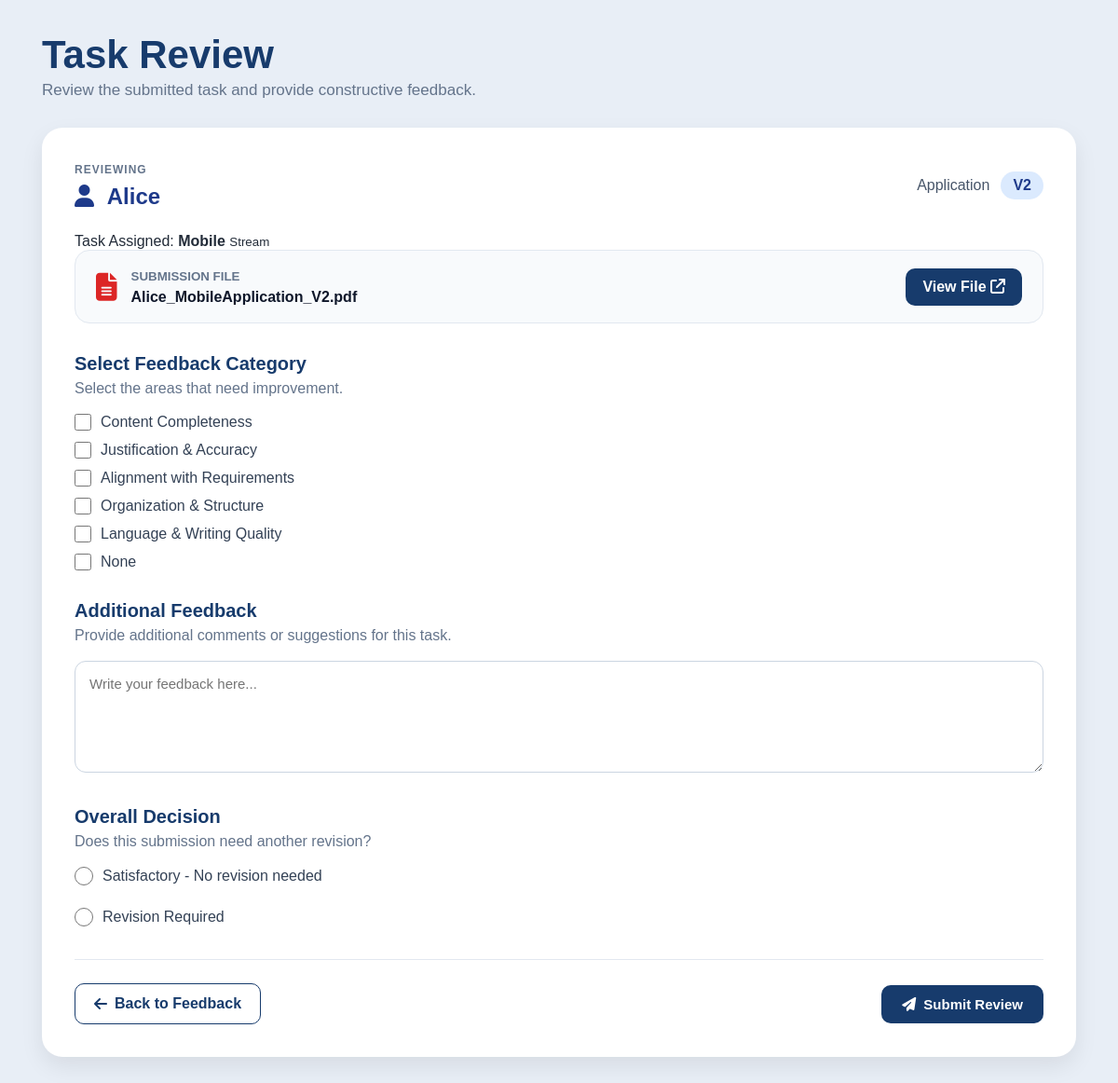
Screenshot of /submit_review.php?submission_id=18 (signed in) with the database file from the repository.
### tables this page shows
CREATE TABLE `submissions` (
  `submission_id` int(11) NOT NULL,
  `user_id` int(11) NOT NULL,
  `task_id` int(11) DEFAULT NULL,
  `assignment_id` int(11) DEFAULT NULL,
  `title` varchar(255) NOT NULL,
  `file_name` varchar(255) NOT NULL,
  `file_path` varchar(255) NOT NULL,
  `version` varchar(20) DEFAULT 'V1',
  `uploaded_at` timestamp NOT NULL DEFAULT current_timestamp()
);

CREATE TABLE `users` (
  `user_id` int(11) NOT NULL,
  `user_code` varchar(50) DEFAULT NULL,
  `full_name` varchar(100) NOT NULL,
  `nickname` varchar(100) DEFAULT NULL,
  `email` varchar(100) NOT NULL,
  `password` varchar(255) NOT NULL,
  `user_role` varchar(20) DEFAULT 'Student',
  `programme_code` varchar(20) DEFAULT NULL,
  `faculty_code` varchar(20) DEFAULT NULL,
  `semester` varchar(20) DEFAULT NULL,
  `section` varchar(20) DEFAULT NULL,
  `created_at` timestamp NULL DEFAULT current_timestamp()
);

CREATE TABLE `assignments` (
  `assignment_id` int(11) NOT NULL,
  `lecturer_id` int(11) DEFAULT NULL,
  `subject_id` int(11) DEFAULT NULL,
  `subject_section_id` int(11) DEFAULT NULL,
  `title` varchar(150) NOT NULL,
  `description` text DEFAULT NULL,
  `attachment_file` varchar(255) DEFAULT NULL,
  `due_date` date NOT NULL,
  `status` varchar(20) NOT NULL,
  `created_at` timestamp NOT NULL DEFAULT current_timestamp()
);

CREATE TABLE `group_tasks` (
  `task_id` int(11) NOT NULL,
  `group_id` int(11) NOT NULL,
  `assignment_id` int(11) NOT NULL,
  `assigned_to` int(11) NOT NULL,
  `task_title` varchar(150) NOT NULL,
  `task_description` text DEFAULT NULL,
  `status` varchar(20) DEFAULT 'Pending',
  `created_at` timestamp NULL DEFAULT current_timestamp(),
  `completed_at` timestamp NULL DEFAULT NULL
);

CREATE TABLE `student_groups` (
  `group_id` int(11) NOT NULL,
  `created_by` int(11) NOT NULL,
  `group_name` varchar(100) NOT NULL,
  `join_code` varchar(10) DEFAULT NULL,
  `submission_deadline` date DEFAULT NULL,
  `num_members` int(11) NOT NULL,
  `assignment_id` int(11) NOT NULL,
  `created_at` timestamp NULL DEFAULT current_timestamp()
);

### submit_review.php (the view, shortened to what this page needs)
<?php
require_once "db.php";
$submission_id = (int)$_GET["submission_id"];
$query = "
    SELECT
        s.submission_id,
        s.user_id AS receiver_id,
        s.task_id,
        s.assignment_id,
        s.title,
        s.file_name,
        s.file_path,
        s.version,
        s.uploaded_at,
        gt.task_title,
        gt.group_id,
        gt.status AS task_status,
        sg.group_name,
        sg.created_by AS leader_id,
        a.title AS assignment_title,
        u.full_name,
        u.nickname
    FROM submissions s
    INNER JOIN group_tasks gt
        ON s.task_id = gt.task_id
    INNER JOIN student_groups sg
        ON gt.group_id = sg.group_id
    INNER JOIN assignments a
        ON s.assignment_id = a.assignment_id
    INNER JOIN Users u
        ON s.user_id = u.user_id
    WHERE s.submission_id = ?
    LIMIT 1
";
$stmt = $conn->prepare($query);
$stmt->bind_param("i", $submission_id);
$stmt->execute();
$result = $stmt->get_result();
$submission = $result->fetch_assoc();
$displayName = !empty($submission["nickname"])
    ? $submission["nickname"]
    : $submission["full_name"];
$categories = [
    "Content Completeness",
    "Justification & Accuracy",
    "Alignment with Requirements",
    "Organization & Structure",
    "Language & Writing Quality",
    "None"
];
?>
<!DOCTYPE html>
<html lang="en">
<head>
<link rel="stylesheet" href="css/style.css">
<link rel="stylesheet" href="css/feedback.css">
<link rel="stylesheet" href="css/review.css">
<link rel="stylesheet" href="https://cdnjs.cloudflare.com/ajax/libs/font-awesome/6.5.1/css/all.min.css">
</head>
<body class="dashboard-body">
<main class="review-page">
<div class="review-header">
    <h1>Task Review</h1>
    <p>Review the submitted task and provide constructive feedback.</p>
</div>
<div class="review-card">
<div class="review-student-header">
    <div>
        <span class="review-label">REVIEWING</span>
        <h2>
            <i class="fa-solid fa-user"></i>
            <?php echo htmlspecialchars($displayName); ?>
        </h2>
    </div>
    <div class="review-project-info">
        <span>
            <?php echo htmlspecialchars($submission["assignment_title"]); ?>
        </span>
        <strong>
            <?php echo htmlspecialchars($submission["version"]); ?>
        </strong>
    </div>
</div>
<div class="review-task-info">
    <span>Task Assigned:</span>
    <strong>
        <?php echo htmlspecialchars($submission["task_title"]); ?>
    </strong>
    <small>
        <?php echo htmlspecialchars($submission["group_name"]); ?>
    </small>
</div>
<div class="submission-file">
    <div class="submission-file-info">
        <i class="fa-solid fa-file-lines"></i>
        <div>
            <small>SUBMISSION FILE</small>
            <p>
                <?php echo htmlspecialchars($submission["file_name"]); ?>
            </p>
        </div>
    </div>
    <a
        href="<?php echo htmlspecialchars($submission["file_path"]); ?>"
        target="_blank"
        class="view-file-button">
        View File
        <i class="fa-solid fa-arrow-up-right-from-square"></i>
    </a>
</div>
<form action="save_review.php" method="POST">
<div class="review-form-section">
    <h3>Select Feedback Category</h3>
    <p class="section-description">
        Select the areas that need improvement.
    </p>
    <?php foreach ($categories as $category): ?>
    <label>
        <input
            type="checkbox"
            name="categories[]"
            value="<?php echo htmlspecialchars($category); ?>">
        <?php echo htmlspecialchars($category); ?>
    </label>
    <?php endforeach; ?>
</div>
<div class="review-form-section">
    <h3>Additional Feedback</h3>
    <p class="section-description">
        Provide additional comments or suggestions for this task.
    </p>
    <textarea
        name="feedback_text"
        rows="5"
        required
        placeholder="Write your feedback here..."></textarea>
</div>
<div class="review-form-section">
    <h3>Overall Decision</h3>
    <p class="section-description">
        Does this submission need another revision?
    </p>
    <label>
        <input
            type="radio"
            name="review_decision"
            value="satisfactory"
            required>
        Satisfactory - No revision needed
    </label>
    <br>
    <label>
        <input
            type="radio"
            name="review_decision"
            value="revision_required"
            required>
        Revision Required
    </label>
</div>
<div class="review-actions">
    <a href="student_feedback.php" class="back-feedback-button">
        <i class="fa-solid fa-arrow-left"></i>
        Back to Feedback
    </a>
    <button type="submit" class="submit-review-button">
        <i class="fa-solid fa-paper-plane"></i>
        Submit Review
    </button>
</div>
</form>
</div>
</main>
</body>
</html>

### css/style.css (style rules this page uses)
* { box-sizing: border-box; margin: 0; padding: 0; }
body { font-family: Arial, sans-serif; min-height: 100vh; display: flex; justify-content: center; align-items: center; background-color: #f1f4f8; }
.dashboard-body { margin: 0; min-height: 100vh; font-family: Arial, sans-serif; background: #e8eef6; color: #222b38; display: flex; align-items: stretch; }

### css/review.css (style rules this page uses)
.review-page { padding: 35px 45px; width: 100%; box-sizing: border-box; }
.review-header { margin-bottom: 30px; }
.review-header h1 { color: #173b6c; font-size: 42px; margin: 0 0 4px; }
.review-header p { color: #64748b; margin: 0; font-size: 17px; }
.review-card { background: white; border-radius: 22px; padding: 35px; box-shadow: 0 10px 25px rgba(0, 0, 0, 0.08); }
.review-student-header { display: flex; justify-content: space-between; align-items: center; gap: 25px; margin-bottom: 25px; }
.review-label { color: #64748b; font-size: 12px; font-weight: 700; letter-spacing: 1px; }
.review-student-header h2 { color: #1e3a8a; margin: 7px 0 0; }
.review-student-header h2 i { margin-right: 8px; }
.review-project-info { display: flex; align-items: center; gap: 12px; color: #475569; }
.review-project-info strong { background: #dbeafe; color: #1e3a8a; padding: 6px 13px; border-radius: 20px; }
.submission-file { background: #f8fafc; border: 1px solid #e2e8f0; border-radius: 16px; padding: 18px 22px; display: flex; justify-content: space-between; align-items: center; gap: 20px; }
.submission-file-info { display: flex; align-items: center; gap: 15px; }
.submission-file-info > i { color: #dc2626; font-size: 30px; }
.submission-file-info small { color: #64748b; font-weight: 700; }
.submission-file-info p { margin: 5px 0 0; color: #0f172a; font-weight: 600; }
.view-file-button { background: #173b6c; color: white; text-decoration: none; padding: 11px 18px; border-radius: 10px; font-weight: 600; white-space: nowrap; }
.review-form-section { margin-top: 32px; }
.review-form-section h3 { color: #173b6c; font-size: 20px; margin: 0 0 6px; }
.section-description { color: #64748b; margin: 0 0 18px; }
.review-form-section textarea { width: 100%; min-height: 120px; padding: 15px; box-sizing: border-box; border: 1px solid #cbd5e1; border-radius: 12px; font-family: inherit; font-size: 15px; resize: vertical; }
.review-actions { margin-top: 35px; padding-top: 25px; border-top: 1px solid #e2e8f0; display: flex; justify-content: space-between; align-items: center; gap: 15px; }
.back-feedback-button { display: inline-flex; align-items: center; gap: 8px; padding: 12px 20px; border: 1px solid #173b6c; border-radius: 10px; background: white; color: #173b6c; text-decoration: none; font-weight: 600; cursor: pointer; }
.submit-review-button { display: inline-flex; align-items: center; gap: 8px; padding: 12px 22px; border: none; border-radius: 10px; background: #173b6c; color: white; font-family: inherit; font-size: 15px; font-weight: 600; cursor: pointer; }
.review-form-section label { display: flex; align-items: center; gap: 10px; font-size: 16px; color: #334155; margin-bottom: 12px; cursor: pointer; }
.review-form-section input[type="checkbox"] { width: 18px; height: 18px; cursor: pointer; }
.review-form-section input[type="radio"] { width: 20px; height: 20px; cursor: pointer; flex-shrink: 0; }
.review-form-section label:has(input[type="radio"]) { display: flex; align-items: center; gap: 10px; font-size: 16px; margin-bottom: 6px; }

### rows the page displays
submissions: user.nickname "Alice", assignment.title "Application", version "V2", task.task_title "Mobile", student_groups.group_name "Stream", file_name "Alice_MobileApplication_V2.pdf"

### other values shown
$category "Content Completeness"
$category "Justification & Accuracy"
$category "Alignment with Requirements"
$category "Organization & Structure"
$category "Language & Writing Quality"
$category "None"
